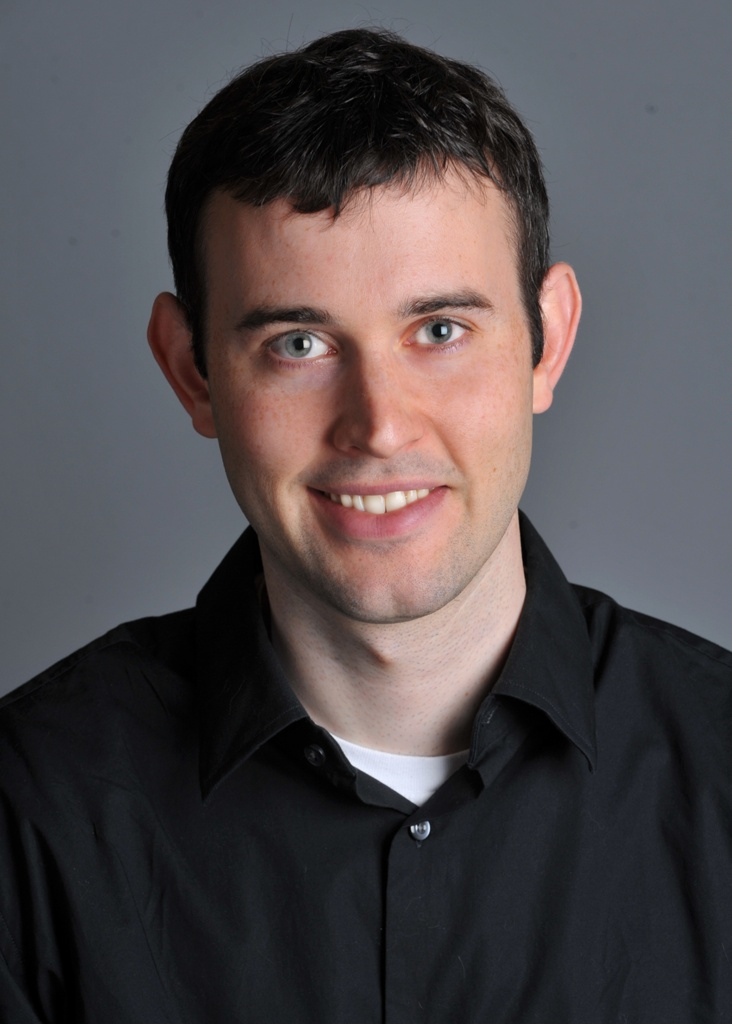
#> input picture project_code/proj2/code/data/DerekPicture.jpg, 732 x 1024 px; its folder holds only this picture in this run
$ python experiments.py
#> lines starting #> are read from the running program, lines starting #| are printed output that depends on the picture
import json
import time
import numpy as np
import skimage as sk
import skimage.io as skio
import matplotlib.pyplot as plt
from pathlib import Path

from main import (
    align,
    crop_rgb,
    pyramid_align,
    DATA_DIR,
    OUTPUT_DIR,
)


# [215 lines left out: functions plot_alignment_barchart, compare_alignment_algorithms, compare_metrics, not called in this run]

def process_results_gallery(input_file_path, output_path_base, display=True):

#> called with output_path_base = 'out/DerekPicture', display = True
    im = skio.imread(input_file_path)
#> im is the input picture: shape (1024, 732, 3); mean R, G, B 80.5, 74.5, 76.9
    im = sk.img_as_float(im)

    # Compute the height of each part (just 1/3 of total)
    height = np.floor(im.shape[0] / 3.0).astype(np.uint64)
#> height = 341

    # Separate color channels
    # NOTE: each glass plate image in the data folder is in BGR order
    b = im[:height]
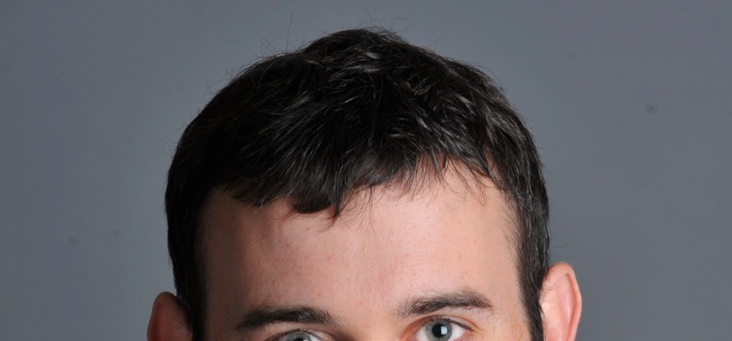
#> b: shape (341, 732, 3) float64; mean R, G, B 0.382, 0.36, 0.371
#> (the run stopped early here; a loop or call above may not have finished)

$ run again, on project_code/proj2/code/data/chinatown.jpg
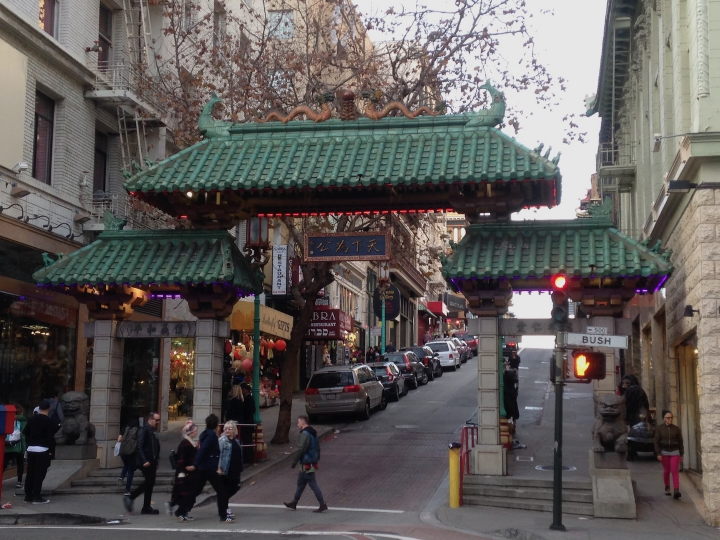
#> input picture project_code/proj2/code/data/chinatown.jpg, 1440 x 1080 px (shown at 1/2 size)
#> in process_results_gallery, im is the input picture: shape (1080, 1440, 3); mean R, G, B 95.1, 90.5, 88.9
#> in process_results_gallery, `b = im[:height]`:
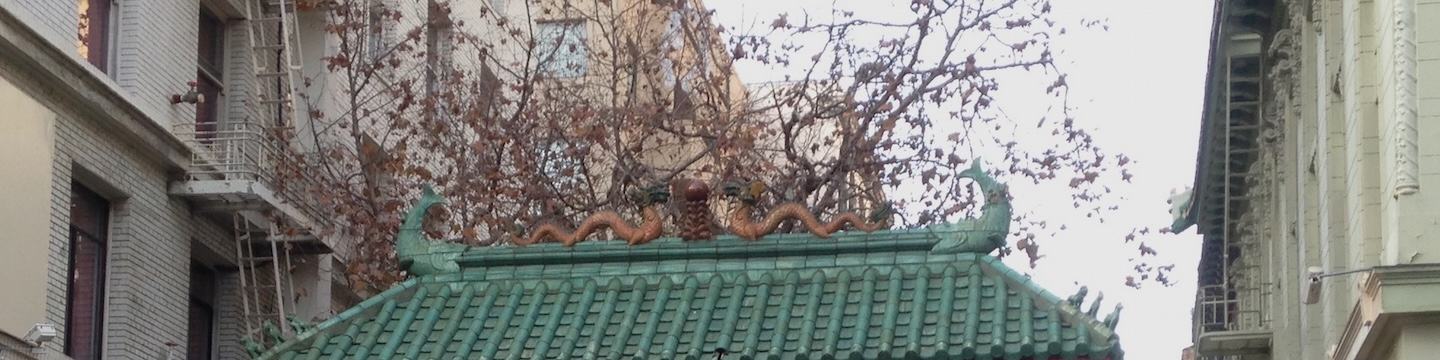
#> b: shape (360, 1440, 3) float64; mean R, G, B 0.526, 0.525, 0.509

$ run again, on project_code/proj2/code/data/clownfish.jpg
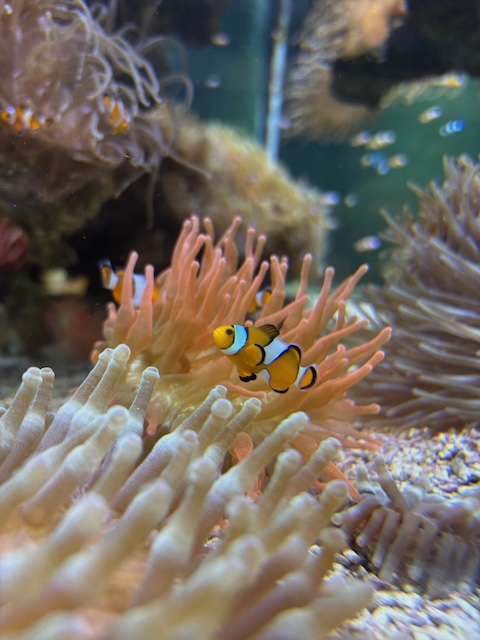
#> input picture project_code/proj2/code/data/clownfish.jpg, 480 x 640 px
#> in process_results_gallery, im is the input picture: shape (640, 480, 3); mean R, G, B 115.2, 106.2, 95.8
#> in process_results_gallery, `b = im[:height]`:
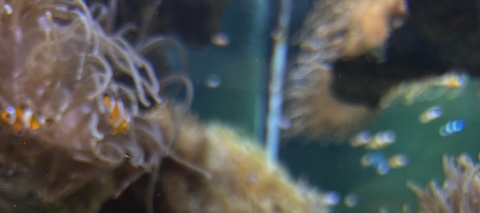
#> b: shape (213, 480, 3) float64; mean R, G, B 0.325, 0.338, 0.328

$ run again, on project_code/proj2/code/data/deenasun_square.jpg
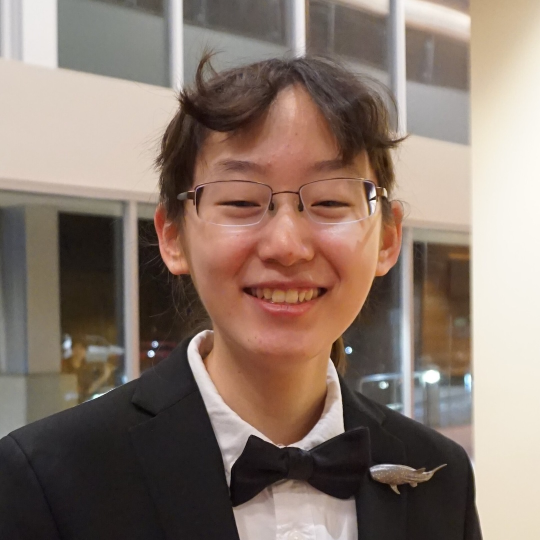
#> input picture project_code/proj2/code/data/deenasun_square.jpg, 1080 x 1080 px (shown at 1/2 size)
#> in process_results_gallery, im is the input picture: shape (1080, 1080, 3); mean R, G, B 137.7, 120.3, 109.5
#> in process_results_gallery, `b = im[:height]`:
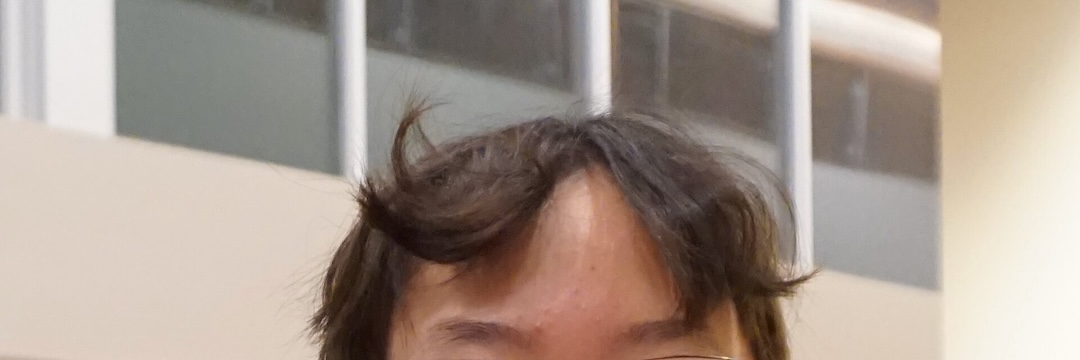
#> b: shape (360, 1080, 3) float64; mean R, G, B 0.65, 0.593, 0.551

$ run again, on project_code/proj2/code/data/apple.jpg
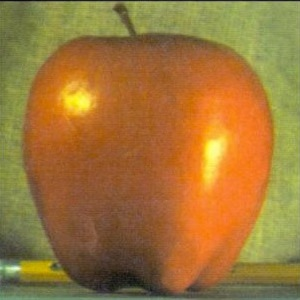
#> input picture project_code/proj2/code/data/apple.jpg, 300 x 300 px
#> in process_results_gallery, im is the input picture: shape (300, 300, 3); mean R, G, B 158.6, 118.1, 57.5
#> in process_results_gallery, `b = im[:height]`:
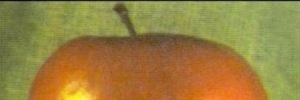
#> b: shape (100, 300, 3) float64; mean R, G, B 0.599, 0.506, 0.256
